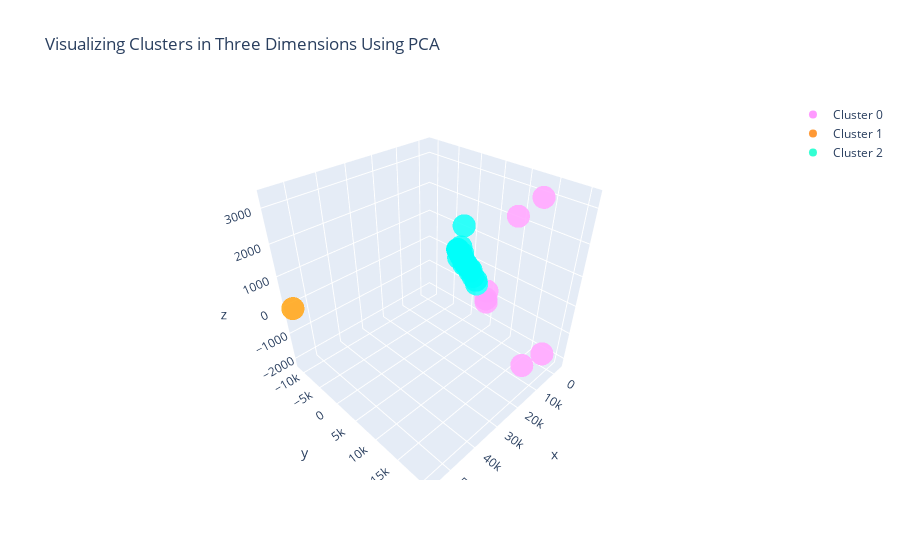

Notebook code for this chart:
### Code cell
#Instructions for building the 3-D plot

#trace1 is for 'Cluster 0'
trace1 = go.Scatter3d(
                    x = cluster0["PC1_3d"],
                    y = cluster0["PC2_3d"],
                    z = cluster0["PC3_3d"],
                    mode = "markers",
                    name = "Cluster 0",
                    marker = dict(color = 'rgba(255, 128, 255, 0.8)'),
                    text = None)

#trace2 is for 'Cluster 1'
trace2 = go.Scatter3d(
                    x = cluster1["PC1_3d"],
                    y = cluster1["PC2_3d"],
                    z = cluster1["PC3_3d"],
                    mode = "markers",
                    name = "Cluster 1",
                    marker = dict(color = 'rgba(255, 128, 2, 0.8)'),
                    text = None)
#trace3 is for 'Cluster 2'
trace3 = go.Scatter3d(
                    x = cluster2["PC1_3d"],
                    y = cluster2["PC2_3d"],
                    z = cluster2["PC3_3d"],
                    mode = "markers",
                    name = "Cluster 2",
                    marker = dict(color = 'rgba(0, 255, 200, 0.8)'),
                    text = None)

data = [trace1, trace2, trace3]

title = "Visualizing Clusters in Three Dimensions Using PCA"

layout = dict(title = title,
              xaxis= dict(title= 'PC1',ticklen= 5,zeroline= False),
              yaxis= dict(title= 'PC2',ticklen= 5,zeroline= False)
             )

fig = dict(data = data, layout = layout)

iplot(fig)

### Figure 1 — Plotly figure (JSON) as saved in the notebook; plotly's stock layout.template omitted (floating-point values rounded to 4 significant figures)
{"data": [{"marker": {"color": "rgba(255, 128, 255, 0.8)"}, "mode": "markers", "name": "Cluster 0", "type": "scatter3d", "x": [7481.0, 5911.0, 5642.0, 4464.0, 1972.0, 1133.0, 983.1], "y": [20530.0, 16730.0, 15930.0, 11740.0, 6191.0, 5816.0, 5668.0], "z": [-1159.0, -2172.0, 3296.0, 2510.0, -903.1, -547.6, -869.1]}, {"marker": {"color": "rgba(255, 128, 2, 0.8)"}, "mode": "markers", "name": "Cluster 1", "type": "scatter3d", "x": [55910.0], "y": [-11190.0], "z": [-72.07]}, {"marker": {"color": "rgba(0, 255, 200, 0.8)"}, "mode": "markers", "name": "Cluster 2", "type": "scatter3d", "x": [206.8, -451.7, -910.7, -1212.0, -1312.0, -1434.0, 578.5, -1802.0, -1345.0, -1778.0, -2090.0, -2270.0, -2363.0, -2365.0, -2351.0, -2455.0, -2509.0, -1679.0, -2488.0, -2546.0, -2477.0, -2612.0, -2623.0, -2561.0, -2698.0, -2760.0, -2761.0, -2814.0, -2836.0, -2871.0, -2890.0, -2934.0, -2946.0, -2988.0, -2997.0, -3018.0, -3064.0, -3074.0], "y": [2917.0, 2434.0, 1473.0, 745.6, 464.9, 252.7, -614.6, -731.7, -1110.0, -1003.0, -1298.0, -1781.0, -1953.0, -1959.0, -1977.0, -2166.0, -2300.0, -2631.0, -2365.0, -2388.0, -2476.0, -2536.0, -2570.0, -2608.0, -2740.0, -2889.0, -2895.0, -3019.0, -3072.0, -3154.0, -3198.0, -3301.0, -3333.0, -3440.0, -3452.0, -3502.0, -3611.0, -3634.0], "z": [-556.3, -481.5, -429.5, -249.1, -327.3, -244.5, 1327.0, -158.5, -182.6, -161.8, -129.0, -72.63, -45.87, -54.37, 113.6, -30.04, -15.59, -50.86, -10.21, -5.612, 0.6969, 35.88, 22.5, 323.0, 35.75, 52.49, 53.08, 66.97, 73.14, 82.46, 87.65, 99.47, 102.9, 115.0, 116.6, 142.2, 134.8, 137.5]}], "layout": {"title": {"text": "Visualizing Clusters in Three Dimensions Using PCA"}, "xaxis": {"ticklen": 5, "title": {"text": "PC1"}, "zeroline": false}, "yaxis": {"ticklen": 5, "title": {"text": "PC2"}, "zeroline": false}}}
